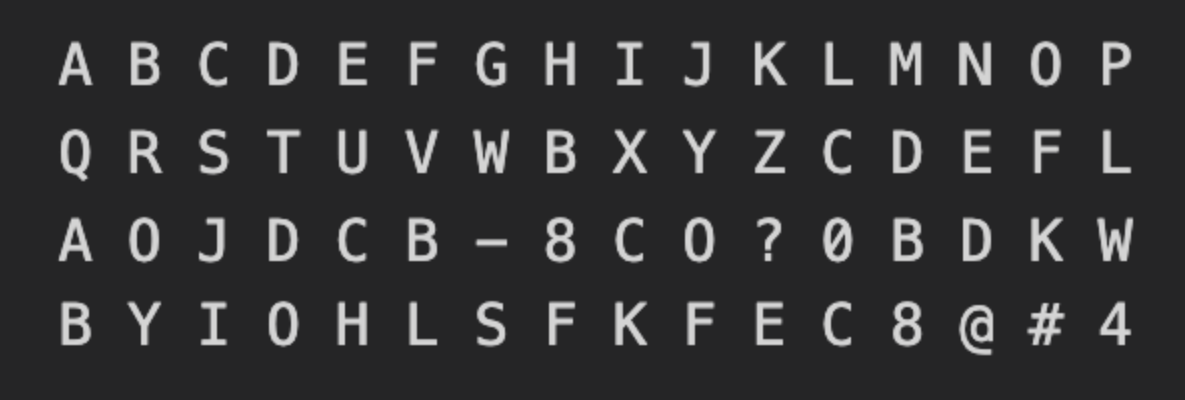
#> input picture HW2/q7_1.png, 1185 x 400 px
$ jupyter execute HW2-AmirhoseinYari-98109718-Q6.ipynb
#> lines starting #> are read from the running program, lines starting #| are printed output that depends on the picture; after the words box and inside, x2 and y2 are one past the last pixel; in counts of white or black regions, pixels touching at a corner belong together
[cell 1]
import cv2
import numpy as np
from matplotlib import pyplot as plt

[cell 2]
img_rgb = cv2.imread('q7_1.png')
#> img_rgb is the input picture: shape (400, 1185, 3); mean B, G, R 52.5, 51.6, 51.6
img = cv2.cvtColor(img_rgb, cv2.COLOR_BGR2GRAY)
pattern = cv2.imread('q7_2.png',0)
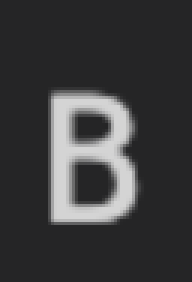
#> input picture HW2/q7_2.png, 64 x 94 px (shown 3 times larger)
#> pattern: shape (94, 64); min 37, max 212, mean 60
w, h = pattern.shape[::-1]
#> w = 64; h = 94

## Cross Correlation

[cell 3]
img_rgb = cv2.imread('q7_1.png')
img = cv2.cvtColor(img_rgb, cv2.COLOR_BGR2GRAY)

res1 = cv2.matchTemplate(img, pattern, cv2.TM_CCORR)
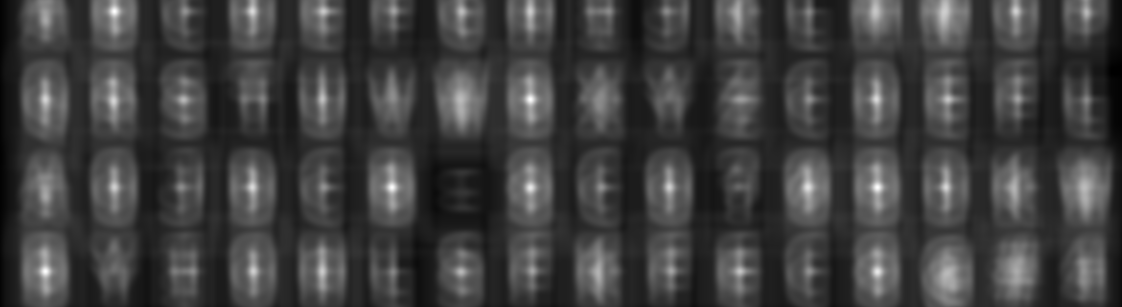
#> res1: shape (307, 1122) float32; min 13349079, max 38898860, mean 19810270; drawn with min black and max white
threshold1 = 0.99*np.max(res1)
#> threshold1 = 38509871.4
loc1 = np.where( res1 >= threshold1)
#> loc1 = ([10, 11, 98, 99, 187, 271], [114, 114, 530, 530, 877, 45])

for pt in zip(*loc1[::-1]):
    cv2.rectangle(img_rgb, pt, (pt[0] + w, pt[1] + h), (0,0,255), 5)
#> this loop made 6 passes
#> pt on passes 1 to 6: (114, 10), (114, 11), (530, 98), (530, 99), (877, 187), (45, 271)
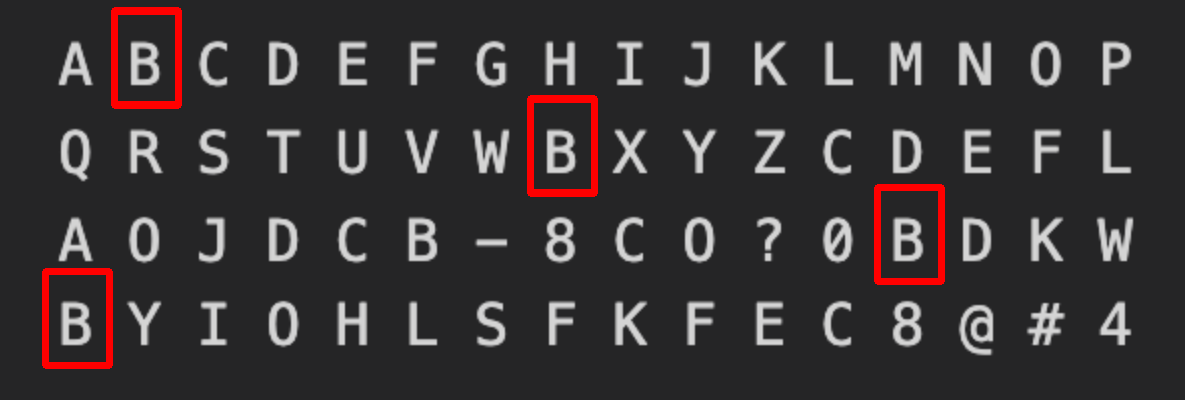
#> img_rgb: shape (400, 1185, 3); 1.9% of pixels changed, all inside (x1, y1, x2, y2) = (42, 7, 945, 369)

plt.figure(figsize=(20,10))

plt.subplot(121),plt.imshow(res1,cmap = 'gray')
plt.title('Matching Result'), plt.xticks([]), plt.yticks([])

plt.subplot(122),plt.imshow(cv2.cvtColor(img_rgb, cv2.COLOR_BGR2RGB),cmap = 'gray')
plt.title('Detected Point'), plt.xticks([]), plt.yticks([])

cv2.imwrite('q7_res01.jpg',img_rgb)
#> Out = True
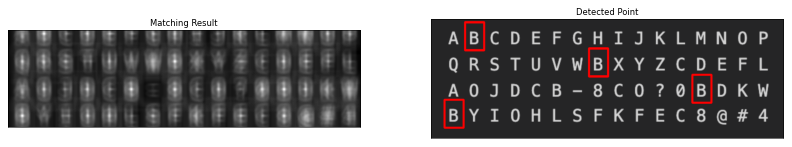
#> figure drawn by matplotlib, 2 panels

## NCC(Normalized Cross Corelation)

[cell 4]
img_rgb = cv2.imread('q7_1.png')
img = cv2.cvtColor(img_rgb, cv2.COLOR_BGR2GRAY)

res2 = cv2.matchTemplate(img, pattern, cv2.TM_CCORR_NORMED)
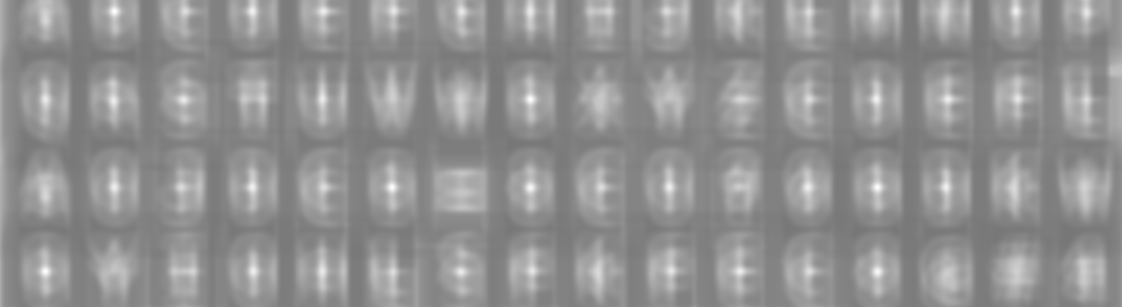
#> res2: shape (307, 1122) float32; min 0.466, max 1, mean 0.57
threshold2 = 0.99*np.max(res2)
#> threshold2 = 0.99
loc2 = np.where( res2 >= threshold2)
#> loc2 = ([10, 11, 98, 99, 187, 187, 187, 271], [114, 114, 530, 530, 391, 392, 877, 45])

for pt in zip(*loc2[::-1]):
    cv2.rectangle(img_rgb, pt, (pt[0] + w, pt[1] + h), (0,0,255), 5)
#> this loop made 8 passes
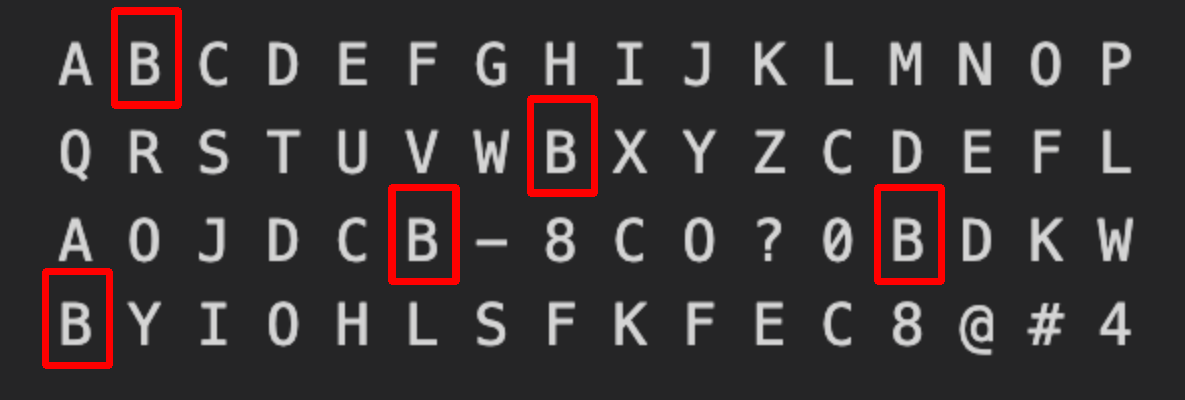
#> img_rgb: shape (400, 1185, 3); 2.41% of pixels changed, all inside (x1, y1, x2, y2) = (42, 7, 945, 369)

plt.figure(figsize=(20,10))

plt.subplot(121),plt.imshow(res2,cmap = 'gray')
plt.title('Matching Result'), plt.xticks([]), plt.yticks([])

plt.subplot(122),plt.imshow(cv2.cvtColor(img_rgb, cv2.COLOR_BGR2RGB),cmap = 'gray')
plt.title('Detected Point'), plt.xticks([]), plt.yticks([])

cv2.imwrite('q7_res02.jpg',img_rgb)
#> Out = True
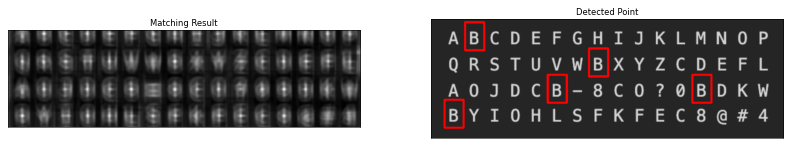
#> figure drawn by matplotlib, 2 panels
